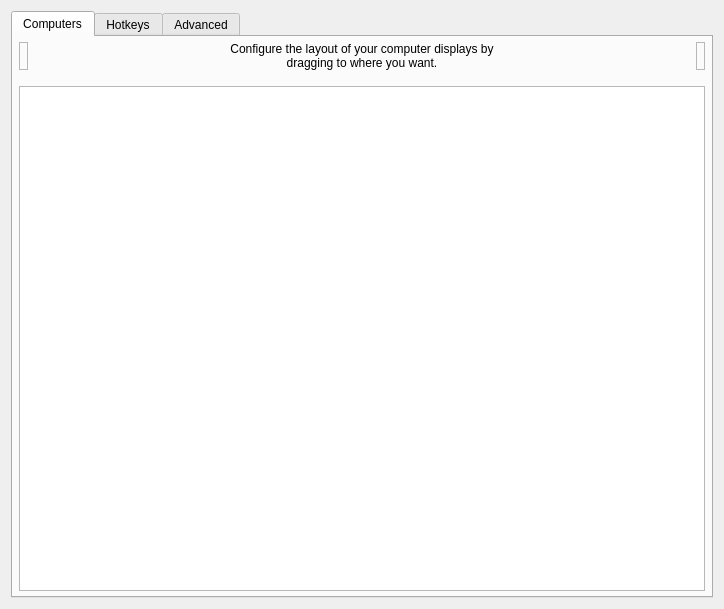
<?xml version="1.0" encoding="UTF-8"?>
<ui version="4.0">
 <class>ServerConfigDialog</class>
 <widget class="QDialog" name="ServerConfigDialog">
  <property name="geometry">
   <rect>
    <x>0</x>
    <y>0</y>
    <width>724</width>
    <height>609</height>
   </rect>
  </property>
  <property name="minimumSize">
   <size>
    <width>0</width>
    <height>0</height>
   </size>
  </property>
  <property name="windowTitle">
   <string>Server Configuration</string>
  </property>
  <layout class="QVBoxLayout" name="verticalLayout_3">
   <item>
    <widget class="QTabWidget" name="tabWidget">
     <widget class="QWidget" name="tabComputers">
      <attribute name="title">
       <string>Computers</string>
      </attribute>
      <layout class="QVBoxLayout">
       <property name="leftMargin">
        <number>6</number>
       </property>
       <property name="topMargin">
        <number>5</number>
       </property>
       <property name="rightMargin">
        <number>6</number>
       </property>
       <property name="bottomMargin">
        <number>5</number>
       </property>
       <item>
        <layout class="QHBoxLayout" name="layoutComputers">
         <property name="spacing">
          <number>6</number>
         </property>
         <item>
          <widget class="RemoveComputerWidget" name="lblRemoveComputer">
           <property name="acceptDrops">
            <bool>true</bool>
           </property>
           <property name="toolTip">
            <string>Drag a computer from the grid to the trashcan to remove it.</string>
           </property>
           <property name="frameShape">
            <enum>QFrame::Shape::StyledPanel</enum>
           </property>
           <property name="frameShadow">
            <enum>QFrame::Shadow::Raised</enum>
           </property>
          </widget>
         </item>
         <item>
          <spacer name="horizontalSpacer_21">
           <property name="orientation">
            <enum>Qt::Orientation::Horizontal</enum>
           </property>
           <property name="sizeHint" stdset="0">
            <size>
             <width>40</width>
             <height>20</height>
            </size>
           </property>
          </spacer>
         </item>
         <item>
          <widget class="QLabel" name="label_2">
           <property name="sizePolicy">
            <sizepolicy hsizetype="Preferred" vsizetype="Preferred">
             <horstretch>1</horstretch>
             <verstretch>0</verstretch>
            </sizepolicy>
           </property>
           <property name="maximumSize">
            <size>
             <width>310</width>
             <height>16777215</height>
            </size>
           </property>
           <property name="text">
            <string>Configure the layout of your computer displays by dragging to where you want.</string>
           </property>
           <property name="alignment">
            <set>Qt::AlignmentFlag::AlignCenter</set>
           </property>
           <property name="wordWrap">
            <bool>true</bool>
           </property>
           <property name="indent">
            <number>-1</number>
           </property>
          </widget>
         </item>
         <item>
          <spacer name="horizontalSpacer_22">
           <property name="orientation">
            <enum>Qt::Orientation::Horizontal</enum>
           </property>
           <property name="sizeHint" stdset="0">
            <size>
             <width>40</width>
             <height>20</height>
            </size>
           </property>
          </spacer>
         </item>
         <item>
          <widget class="NewComputerWidget" name="lblNewComputer">
           <property name="toolTip">
            <string>Drag to the grid to add a new computer.</string>
           </property>
           <property name="frameShape">
            <enum>QFrame::Shape::StyledPanel</enum>
           </property>
           <property name="frameShadow">
            <enum>QFrame::Shadow::Raised</enum>
           </property>
          </widget>
         </item>
        </layout>
       </item>
       <item>
        <spacer name="verticalSpacer">
         <property name="orientation">
          <enum>Qt::Orientation::Vertical</enum>
         </property>
         <property name="sizeType">
          <enum>QSizePolicy::Policy::Fixed</enum>
         </property>
         <property name="sizeHint" stdset="0">
          <size>
           <width>20</width>
           <height>10</height>
          </size>
         </property>
        </spacer>
       </item>
       <item>
        <widget class="ComputerSetupView" name="computerSetupView">
         <property name="sizePolicy">
          <sizepolicy hsizetype="MinimumExpanding" vsizetype="Expanding">
           <horstretch>0</horstretch>
           <verstretch>0</verstretch>
          </sizepolicy>
         </property>
         <property name="acceptDrops">
          <bool>true</bool>
         </property>
         <property name="autoFillBackground">
          <bool>false</bool>
         </property>
        </widget>
       </item>
      </layout>
     </widget>
     <widget class="QWidget" name="tabHotkeys">
      <attribute name="title">
       <string>Hotkeys</string>
      </attribute>
      <layout class="QHBoxLayout" name="_2">
       <item>
        <widget class="QGroupBox" name="groupHotkeys">
         <property name="title">
          <string>&amp;Hotkeys</string>
         </property>
         <layout class="QGridLayout" name="_3">
          <item row="0" column="0" rowspan="4">
           <widget class="QListWidget" name="listHotkeys"/>
          </item>
          <item row="0" column="1">
           <widget class="QPushButton" name="btnNewHotkey">
            <property name="enabled">
             <bool>true</bool>
            </property>
            <property name="text">
             <string>&amp;New</string>
            </property>
            <property name="icon">
             <iconset theme="QIcon::ThemeIcon::ListAdd"/>
            </property>
           </widget>
          </item>
          <item row="1" column="1">
           <widget class="QPushButton" name="btnEditHotkey">
            <property name="enabled">
             <bool>false</bool>
            </property>
            <property name="text">
             <string>&amp;Edit</string>
            </property>
            <property name="icon">
             <iconset theme="document-edit"/>
            </property>
           </widget>
          </item>
          <item row="2" column="1">
           <widget class="QPushButton" name="btnRemoveHotkey">
            <property name="enabled">
             <bool>false</bool>
            </property>
            <property name="text">
             <string>&amp;Remove</string>
            </property>
            <property name="icon">
             <iconset theme="QIcon::ThemeIcon::ListRemove"/>
            </property>
           </widget>
          </item>
          <item row="3" column="1">
           <spacer name="hotkeySpacer">
            <property name="orientation">
             <enum>Qt::Orientation::Vertical</enum>
            </property>
            <property name="sizeHint" stdset="0">
             <size>
              <width>75</width>
              <height>161</height>
             </size>
            </property>
           </spacer>
          </item>
         </layout>
        </widget>
       </item>
       <item>
        <widget class="QGroupBox" name="groupActions">
         <property name="font">
          <font>
           <kerning>true</kerning>
          </font>
         </property>
         <property name="title">
          <string>A&amp;ctions</string>
         </property>
         <layout class="QGridLayout">
          <item row="0" column="0" rowspan="4">
           <widget class="QListWidget" name="listActions"/>
          </item>
          <item row="0" column="1">
           <widget class="QPushButton" name="btnNewAction">
            <property name="enabled">
             <bool>false</bool>
            </property>
            <property name="text">
             <string>Ne&amp;w</string>
            </property>
            <property name="icon">
             <iconset theme="QIcon::ThemeIcon::ListAdd"/>
            </property>
           </widget>
          </item>
          <item row="1" column="1">
           <widget class="QPushButton" name="btnEditAction">
            <property name="enabled">
             <bool>false</bool>
            </property>
            <property name="text">
             <string>E&amp;dit</string>
            </property>
            <property name="icon">
             <iconset theme="document-edit"/>
            </property>
           </widget>
          </item>
          <item row="2" column="1">
           <widget class="QPushButton" name="btnRemoveAction">
            <property name="enabled">
             <bool>false</bool>
            </property>
            <property name="text">
             <string>Re&amp;move</string>
            </property>
            <property name="icon">
             <iconset theme="QIcon::ThemeIcon::ListRemove"/>
            </property>
           </widget>
          </item>
          <item row="3" column="1">
           <spacer name="actionSpacer">
            <property name="orientation">
             <enum>Qt::Orientation::Vertical</enum>
            </property>
            <property name="sizeHint" stdset="0">
             <size>
              <width>20</width>
              <height>40</height>
             </size>
            </property>
           </spacer>
          </item>
         </layout>
        </widget>
       </item>
      </layout>
     </widget>
     <widget class="QWidget" name="tabAdvanced">
      <attribute name="title">
       <string>Advanced</string>
      </attribute>
      <layout class="QVBoxLayout" name="verticalLayout_2">
       <property name="leftMargin">
        <number>15</number>
       </property>
       <property name="topMargin">
        <number>15</number>
       </property>
       <property name="rightMargin">
        <number>15</number>
       </property>
       <property name="bottomMargin">
        <number>15</number>
       </property>
       <item>
        <widget class="QGroupBox" name="groupMisc">
         <property name="font">
          <font>
           <kerning>false</kerning>
          </font>
         </property>
         <property name="title">
          <string>&amp;Misc</string>
         </property>
         <layout class="QVBoxLayout" name="verticalLayout_4">
          <property name="leftMargin">
           <number>6</number>
          </property>
          <property name="topMargin">
           <number>6</number>
          </property>
          <property name="rightMargin">
           <number>6</number>
          </property>
          <property name="bottomMargin">
           <number>6</number>
          </property>
          <item>
           <widget class="QCheckBox" name="cbDisableLockToComputer">
            <property name="text">
             <string>Disable lock to computer (scroll lock key)</string>
            </property>
           </widget>
          </item>
          <item>
           <widget class="QCheckBox" name="cbDefaultLockToComputerState">
            <property name="text">
             <string>Enable lock to computer at startup</string>
            </property>
           </widget>
          </item>
          <item>
           <widget class="QCheckBox" name="cbRelativeMouseMoves">
            <property name="enabled">
             <bool>true</bool>
            </property>
            <property name="text">
             <string>Use &amp;relative mouse movements</string>
            </property>
           </widget>
          </item>
          <item>
           <widget class="QCheckBox" name="cbTrackpadGestures">
            <property name="toolTip">
             <string>Forward trackpad gestures (swipes between spaces and pages, Mission Control, pinch, rotate, smooth scrolling) to macOS clients</string>
            </property>
            <property name="text">
             <string>Enable trackpad &amp;gestures for macOS</string>
            </property>
           </widget>
          </item>
          <item>
           <widget class="QCheckBox" name="cbWin32KeepForeground">
            <property name="enabled">
             <bool>true</bool>
            </property>
            <property name="text">
             <string>Don't take &amp;foreground window (Windows only)</string>
            </property>
           </widget>
          </item>
          <item>
           <layout class="QHBoxLayout" name="layoutClipboard">
            <item>
             <widget class="QCheckBox" name="cbEnableClipboard">
              <property name="sizePolicy">
               <sizepolicy hsizetype="Minimum" vsizetype="Preferred">
                <horstretch>0</horstretch>
                <verstretch>0</verstretch>
               </sizepolicy>
              </property>
              <property name="text">
               <string>Enable clipboard sharing</string>
              </property>
              <property name="checked">
               <bool>true</bool>
              </property>
             </widget>
            </item>
            <item>
             <spacer name="horizontalSpacer">
              <property name="orientation">
               <enum>Qt::Orientation::Horizontal</enum>
              </property>
              <property name="sizeHint" stdset="0">
               <size>
                <width>40</width>
                <height>20</height>
               </size>
              </property>
             </spacer>
            </item>
            <item>
             <widget class="QLabel" name="label_7">
              <property name="text">
               <string>Limit to:</string>
              </property>
             </widget>
            </item>
            <item>
             <widget class="QSpinBox" name="sbClipboardSizeLimit">
              <property name="enabled">
               <bool>false</bool>
              </property>
              <property name="sizePolicy">
               <sizepolicy hsizetype="Maximum" vsizetype="Fixed">
                <horstretch>0</horstretch>
                <verstretch>0</verstretch>
               </sizepolicy>
              </property>
              <property name="suffix">
               <string>MB</string>
              </property>
              <property name="maximum">
               <number>10000</number>
              </property>
              <property name="value">
               <number>3</number>
              </property>
             </widget>
            </item>
            <item>
             <spacer name="horizontalSpacer_3">
              <property name="orientation">
               <enum>Qt::Orientation::Horizontal</enum>
              </property>
              <property name="sizeType">
               <enum>QSizePolicy::Policy::Fixed</enum>
              </property>
              <property name="sizeHint" stdset="0">
               <size>
                <width>50</width>
                <height>20</height>
               </size>
              </property>
             </spacer>
            </item>
           </layout>
          </item>
         </layout>
        </widget>
       </item>
       <item>
        <widget class="QGroupBox" name="groupSwitch">
         <property name="font">
          <font>
           <kerning>true</kerning>
          </font>
         </property>
         <property name="title">
          <string>&amp;Switching</string>
         </property>
         <layout class="QVBoxLayout">
          <property name="spacing">
           <number>6</number>
          </property>
          <property name="leftMargin">
           <number>6</number>
          </property>
          <property name="topMargin">
           <number>6</number>
          </property>
          <property name="rightMargin">
           <number>6</number>
          </property>
          <property name="bottomMargin">
           <number>6</number>
          </property>
          <item>
           <layout class="QHBoxLayout" name="_5">
            <item>
             <widget class="QCheckBox" name="cbSwitchDelay">
              <property name="enabled">
               <bool>true</bool>
              </property>
              <property name="text">
               <string>Switch &amp;after waiting</string>
              </property>
             </widget>
            </item>
            <item>
             <spacer name="spacerSwitchWait">
              <property name="orientation">
               <enum>Qt::Orientation::Horizontal</enum>
              </property>
              <property name="sizeHint" stdset="0">
               <size>
                <width>40</width>
                <height>20</height>
               </size>
              </property>
             </spacer>
            </item>
            <item>
             <widget class="QSpinBox" name="sbSwitchDelay">
              <property name="enabled">
               <bool>false</bool>
              </property>
              <property name="sizePolicy">
               <sizepolicy hsizetype="Maximum" vsizetype="Fixed">
                <horstretch>0</horstretch>
                <verstretch>0</verstretch>
               </sizepolicy>
              </property>
              <property name="suffix">
               <string>ms</string>
              </property>
              <property name="minimum">
               <number>10</number>
              </property>
              <property name="maximum">
               <number>10000</number>
              </property>
              <property name="singleStep">
               <number>10</number>
              </property>
              <property name="value">
               <number>250</number>
              </property>
             </widget>
            </item>
            <item>
             <spacer name="spacerSwitchWait_2">
              <property name="orientation">
               <enum>Qt::Orientation::Horizontal</enum>
              </property>
              <property name="sizeType">
               <enum>QSizePolicy::Policy::Fixed</enum>
              </property>
              <property name="sizeHint" stdset="0">
               <size>
                <width>50</width>
                <height>20</height>
               </size>
              </property>
             </spacer>
            </item>
           </layout>
          </item>
          <item>
           <layout class="QHBoxLayout" name="_6">
            <item>
             <widget class="QCheckBox" name="cbSwitchDoubleTap">
              <property name="enabled">
               <bool>true</bool>
              </property>
              <property name="text">
               <string>Switch on double &amp;tap within</string>
              </property>
             </widget>
            </item>
            <item>
             <spacer name="spacerDoubleTap">
              <property name="orientation">
               <enum>Qt::Orientation::Horizontal</enum>
              </property>
              <property name="sizeHint" stdset="0">
               <size>
                <width>40</width>
                <height>20</height>
               </size>
              </property>
             </spacer>
            </item>
            <item>
             <widget class="QSpinBox" name="sbSwitchDoubleTap">
              <property name="enabled">
               <bool>false</bool>
              </property>
              <property name="sizePolicy">
               <sizepolicy hsizetype="Maximum" vsizetype="Fixed">
                <horstretch>0</horstretch>
                <verstretch>0</verstretch>
               </sizepolicy>
              </property>
              <property name="suffix">
               <string>ms</string>
              </property>
              <property name="minimum">
               <number>10</number>
              </property>
              <property name="maximum">
               <number>10000</number>
              </property>
              <property name="singleStep">
               <number>10</number>
              </property>
              <property name="value">
               <number>250</number>
              </property>
             </widget>
            </item>
            <item>
             <spacer name="spacerDoubleTap_2">
              <property name="orientation">
               <enum>Qt::Orientation::Horizontal</enum>
              </property>
              <property name="sizeType">
               <enum>QSizePolicy::Policy::Fixed</enum>
              </property>
              <property name="sizeHint" stdset="0">
               <size>
                <width>50</width>
                <height>20</height>
               </size>
              </property>
             </spacer>
            </item>
           </layout>
          </item>
         </layout>
        </widget>
       </item>
       <item>
        <widget class="QGroupBox" name="groupNetwork">
         <property name="title">
          <string>&amp;Network</string>
         </property>
         <layout class="QVBoxLayout" name="verticalLayout_5">
          <property name="leftMargin">
           <number>6</number>
          </property>
          <property name="topMargin">
           <number>6</number>
          </property>
          <property name="rightMargin">
           <number>6</number>
          </property>
          <property name="bottomMargin">
           <number>6</number>
          </property>
          <item>
           <widget class="QWidget" name="widgetHeartbeat" native="true">
            <layout class="QHBoxLayout" name="groupHeartbeat">
             <property name="spacing">
              <number>9</number>
             </property>
             <property name="leftMargin">
              <number>1</number>
             </property>
             <item>
              <widget class="QCheckBox" name="cbHeartbeat">
               <property name="enabled">
                <bool>true</bool>
               </property>
               <property name="whatsThis">
                <string>&lt;html&gt;&lt;head/&gt;&lt;body&gt;&lt;p&gt;Enables the network heartbeat to ping clients every &lt;span style=&quot; font-style:italic;&quot;&gt;n&lt;/span&gt; seconds. This may help to diagnose network problems by retrying the connection if the client becomes unresponsive.&lt;/p&gt;&lt;/body&gt;&lt;/html&gt;</string>
               </property>
               <property name="text">
                <string>&amp;Check clients every</string>
               </property>
              </widget>
             </item>
             <item>
              <spacer name="spacerNetwork">
               <property name="orientation">
                <enum>Qt::Orientation::Horizontal</enum>
               </property>
               <property name="sizeHint" stdset="0">
                <size>
                 <width>40</width>
                 <height>20</height>
                </size>
               </property>
              </spacer>
             </item>
             <item>
              <widget class="QSpinBox" name="sbHeartbeat">
               <property name="enabled">
                <bool>false</bool>
               </property>
               <property name="sizePolicy">
                <sizepolicy hsizetype="Maximum" vsizetype="Fixed">
                 <horstretch>0</horstretch>
                 <verstretch>0</verstretch>
                </sizepolicy>
               </property>
               <property name="suffix">
                <string>ms</string>
               </property>
               <property name="minimum">
                <number>1000</number>
               </property>
               <property name="maximum">
                <number>30000</number>
               </property>
               <property name="singleStep">
                <number>1000</number>
               </property>
               <property name="value">
                <number>5000</number>
               </property>
              </widget>
             </item>
             <item>
              <spacer name="spacerNetwork_2">
               <property name="orientation">
                <enum>Qt::Orientation::Horizontal</enum>
               </property>
               <property name="sizeType">
                <enum>QSizePolicy::Policy::Fixed</enum>
               </property>
               <property name="sizeHint" stdset="0">
                <size>
                 <width>50</width>
                 <height>20</height>
                </size>
               </property>
              </spacer>
             </item>
            </layout>
           </widget>
          </item>
          <item>
           <layout class="QHBoxLayout" name="horizontalLayout_5">
            <item>
             <widget class="QLabel" name="labelProtocol">
              <property name="whatsThis">
               <string>&lt;html&gt;&lt;head/&gt;&lt;body&gt;&lt;p&gt;Enables compatibility with programs that use either the Synergy or Barrier protocols:&lt;/p&gt;&lt;ul style=&quot;margin-top: 0px; margin-bottom: 0px; margin-left: 0px; margin-right: 0px; -qt-list-indent: 1;&quot;&gt;&lt;li style=&quot; margin-top:12px; margin-bottom:0px; margin-left:0px; margin-right:0px; -qt-block-indent:0; text-indent:0px;&quot;&gt;Synergy 3 uses the Synergy protocol.&lt;/li&gt;&lt;li style=&quot; margin-top:0px; margin-bottom:12px; margin-left:0px; margin-right:0px; -qt-block-indent:0; text-indent:0px;&quot;&gt;Barrier, Input-Leap and Synergy 1 uses the Barrier protocol.&lt;/li&gt;&lt;/ul&gt;&lt;p&gt;An Orbit client will automatically use either the Synergy or Barrier protocol depending on the server protocol.&lt;/p&gt;&lt;/body&gt;&lt;/html&gt;</string>
              </property>
              <property name="text">
               <string>Network protocol</string>
              </property>
             </widget>
            </item>
            <item>
             <widget class="QRadioButton" name="rbProtocolSynergy">
              <property name="text">
               <string notr="true">Synergy</string>
              </property>
              <property name="checked">
               <bool>true</bool>
              </property>
             </widget>
            </item>
            <item>
             <widget class="QRadioButton" name="rbProtocolBarrier">
              <property name="text">
               <string notr="true">Barrier</string>
              </property>
             </widget>
            </item>
           </layout>
          </item>
         </layout>
        </widget>
       </item>
       <item>
        <widget class="QGroupBox" name="groupExternalConfig">
         <property name="toolTip">
          <string>Use a server config file to create complex computer layouts that are not possible with the simple grid-based computer layout editor.

Enabling this setting will disable the server config GUI.</string>
         </property>
         <property name="title">
          <string>Use a server config file</string>
         </property>
         <property name="checkable">
          <bool>true</bool>
         </property>
         <layout class="QHBoxLayout" name="horizontalLayout">
          <item>
           <widget class="QWidget" name="widgetExternalConfigControls" native="true">
            <property name="enabled">
             <bool>false</bool>
            </property>
            <layout class="QHBoxLayout" name="horizontalLayout_2">
             <property name="leftMargin">
              <number>0</number>
             </property>
             <property name="topMargin">
              <number>0</number>
             </property>
             <property name="rightMargin">
              <number>0</number>
             </property>
             <property name="bottomMargin">
              <number>0</number>
             </property>
             <item>
              <widget class="QLabel" name="labelConfigFile">
               <property name="sizePolicy">
                <sizepolicy hsizetype="Maximum" vsizetype="Preferred">
                 <horstretch>0</horstretch>
                 <verstretch>0</verstretch>
                </sizepolicy>
               </property>
               <property name="minimumSize">
                <size>
                 <width>96</width>
                 <height>0</height>
                </size>
               </property>
               <property name="text">
                <string>Config file path</string>
               </property>
              </widget>
             </item>
             <item>
              <spacer name="horizontalSpacer_6">
               <property name="orientation">
                <enum>Qt::Orientation::Horizontal</enum>
               </property>
               <property name="sizeType">
                <enum>QSizePolicy::Policy::Fixed</enum>
               </property>
               <property name="sizeHint" stdset="0">
                <size>
                 <width>13</width>
                 <height>20</height>
                </size>
               </property>
              </spacer>
             </item>
             <item>
              <widget class="QLineEdit" name="lineConfigFile">
               <property name="sizePolicy">
                <sizepolicy hsizetype="Minimum" vsizetype="Fixed">
                 <horstretch>0</horstretch>
                 <verstretch>0</verstretch>
                </sizepolicy>
               </property>
               <property name="minimumSize">
                <size>
                 <width>180</width>
                 <height>0</height>
                </size>
               </property>
              </widget>
             </item>
             <item>
              <widget class="QPushButton" name="btnBrowseConfigFile">
               <property name="sizePolicy">
                <sizepolicy hsizetype="Fixed" vsizetype="Fixed">
                 <horstretch>0</horstretch>
                 <verstretch>0</verstretch>
                </sizepolicy>
               </property>
               <property name="minimumSize">
                <size>
                 <width>0</width>
                 <height>0</height>
                </size>
               </property>
               <property name="cursor">
                <cursorShape>PointingHandCursor</cursorShape>
               </property>
               <property name="text">
                <string/>
               </property>
               <property name="flat">
                <bool>true</bool>
               </property>
              </widget>
             </item>
            </layout>
           </widget>
          </item>
         </layout>
        </widget>
       </item>
      </layout>
     </widget>
    </widget>
   </item>
  </layout>
 </widget>
 <customwidgets>
  <customwidget>
   <class>ComputerSetupView</class>
   <extends>QTableView</extends>
   <header>widgets/ComputerSetupView.h</header>
   <container>1</container>
  </customwidget>
  <customwidget>
   <class>RemoveComputerWidget</class>
   <extends>QLabel</extends>
   <header>widgets/RemoveComputerWidget.h</header>
  </customwidget>
  <customwidget>
   <class>NewComputerWidget</class>
   <extends>QLabel</extends>
   <header>widgets/NewComputerWidget.h</header>
  </customwidget>
 </customwidgets>
 <tabstops>
  <tabstop>computerSetupView</tabstop>
  <tabstop>listHotkeys</tabstop>
  <tabstop>btnNewHotkey</tabstop>
  <tabstop>btnEditHotkey</tabstop>
  <tabstop>btnRemoveHotkey</tabstop>
  <tabstop>listActions</tabstop>
  <tabstop>btnNewAction</tabstop>
  <tabstop>btnEditAction</tabstop>
  <tabstop>btnRemoveAction</tabstop>
  <tabstop>cbSwitchDelay</tabstop>
  <tabstop>sbSwitchDelay</tabstop>
  <tabstop>cbSwitchDoubleTap</tabstop>
  <tabstop>sbSwitchDoubleTap</tabstop>
  <tabstop>cbEnableClipboard</tabstop>
  <tabstop>sbClipboardSizeLimit</tabstop>
  <tabstop>cbHeartbeat</tabstop>
  <tabstop>sbHeartbeat</tabstop>
  <tabstop>cbRelativeMouseMoves</tabstop>
  <tabstop>cbTrackpadGestures</tabstop>
  <tabstop>tabWidget</tabstop>
 </tabstops>
 <resources/>
 <connections/>
</ui>
